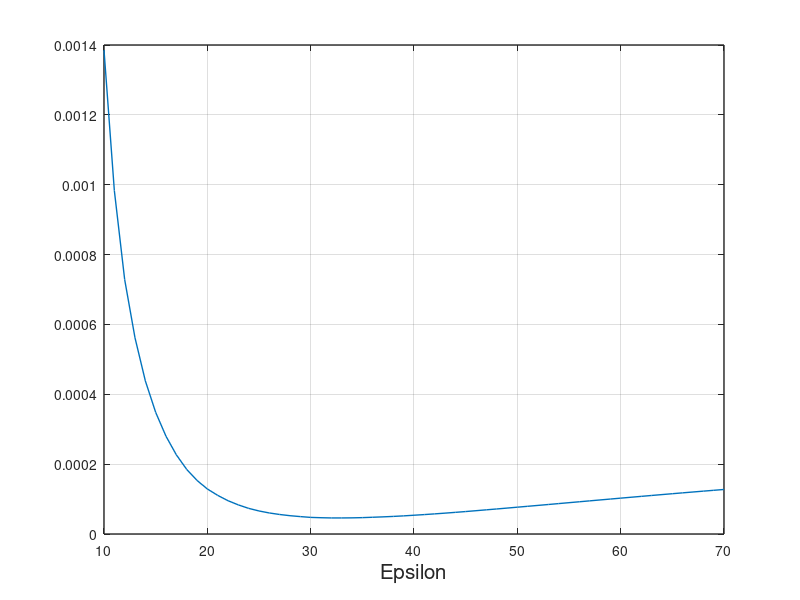

This figure's MATLAB source: (Note: this script raises an error after producing the figure.)
% This script implements the combination of pathwise and LR estimators for estimating the delta 
% of a digital European call option with strike K in the Black-Scholes framework. The estimator
% takes the form (1/2*)eps * 1_{|S_T -K| < eps}*S_T / S_0  + h_{eps}(S_T) zeta(S_T)/(S_0*sig*sqrt(T)) 
% with  h_{eps}(x) := 1_{x > K} - min{1, max{0, x-K+eps} / (2*eps) and 
% zeta(x) := (log(x/S_0) -(r-sig^2/2)*T) / (sig*sqrt(T)). See page 417 of Glasserman

% Input Parameters:  X0 = initial stock price, T = maturity, K = strike, sig = vol, r = riskfree rate = drift
S0 = 100;   K = 100;   r = .05;    sig = .3;    T = 0.25;

rng('default') ; % Sets random number generator seed to default value. Can also randomize it via "randn('state',sum(100*clock));"
eps = 10:70;  % Range of epsilon values
NumSamples = 100000;
Con1 = (r-(sig^2)/2)*T; 

ST = S0*exp(Con1 + sig*sqrt(T)*randn(NumSamples,1));
Zeta = (log(ST/S0) - (r-sig^2/2)*T) / (sig*sqrt(T));
Pathwise_Term = abs(ST - K) .* ST/(2*S0);
LR_Term = Zeta / (S0*sig*sqrt(T));
h_Term1 = [ST > K];
Delta_Estimators = zeros(1,length(eps));   Delta_Estimator_Vars = zeros(1,length(eps)); 

for i=1:length(eps)
    MixedEstimator = exp(-r*T)* ([Pathwise_Term < eps(i)]/ eps(i)) ...
        + LR_Term .* (h_Term1 - min(1, max(0, ST-K+eps(i)) / (2*eps(i))));
    Delta_Estimators(i) = mean(MixedEstimator);
    Delta_Estimator_Vars(i) = var(MixedEstimator);
end

% Now produce Fig 7.4 of Glasserman 
plot(eps,Delta_Estimator_Vars,'linewidth',1);
hold on
grid on
set(gca, 'linewidth',1,'fontsize',10); 
xlabel('Epsilon','fontsize',15)
ylabel('Variance','rot',90,'fontsize',15)
